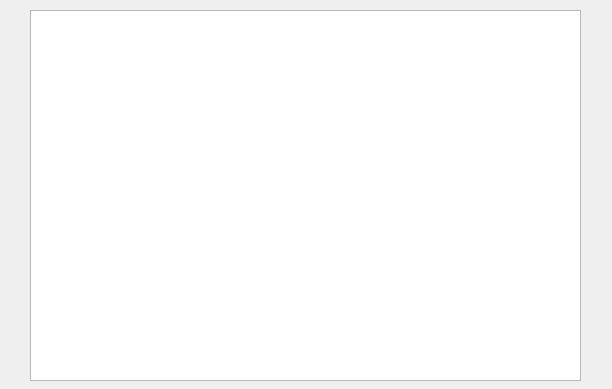
<?xml version="1.0" encoding="UTF-8"?>
<ui version="4.0">
 <class>Mailviewer</class>
 <widget class="QWidget" name="Mailviewer">
  <property name="geometry">
   <rect>
    <x>0</x>
    <y>0</y>
    <width>612</width>
    <height>389</height>
   </rect>
  </property>
  <property name="windowTitle">
   <string>Form</string>
  </property>
  <widget class="QTextEdit" name="textEdit">
   <property name="geometry">
    <rect>
     <x>30</x>
     <y>10</y>
     <width>551</width>
     <height>371</height>
    </rect>
   </property>
  </widget>
 </widget>
 <resources/>
 <connections/>
</ui>
